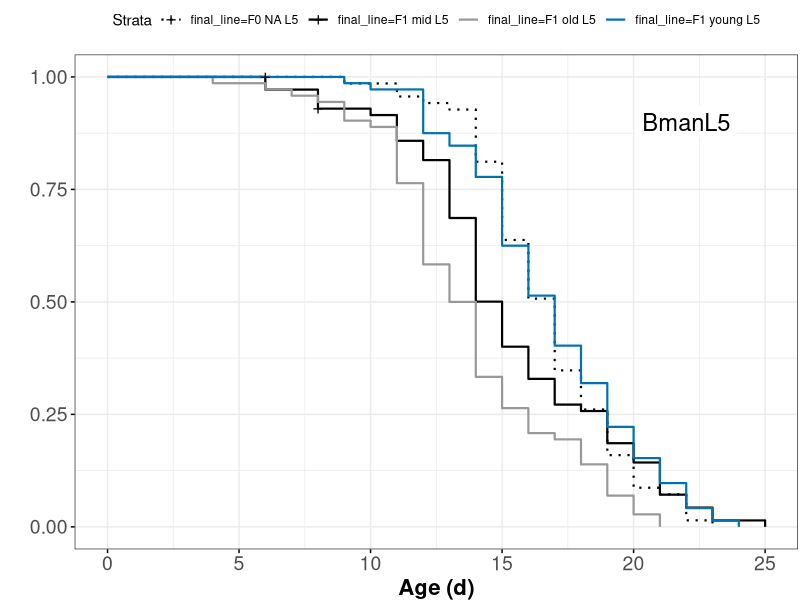
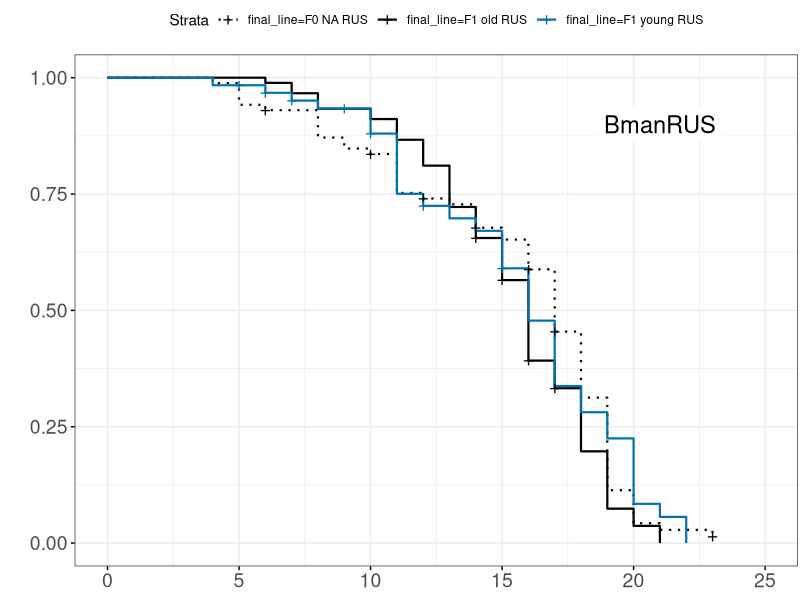
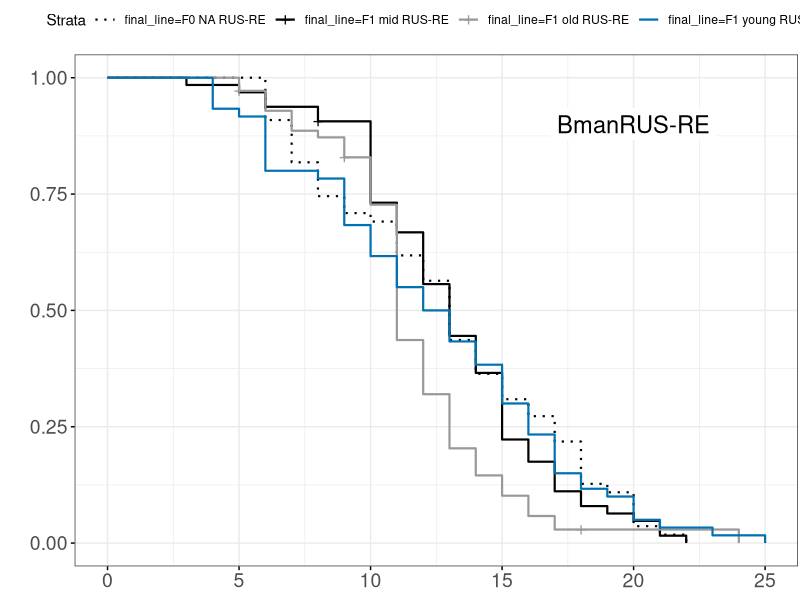
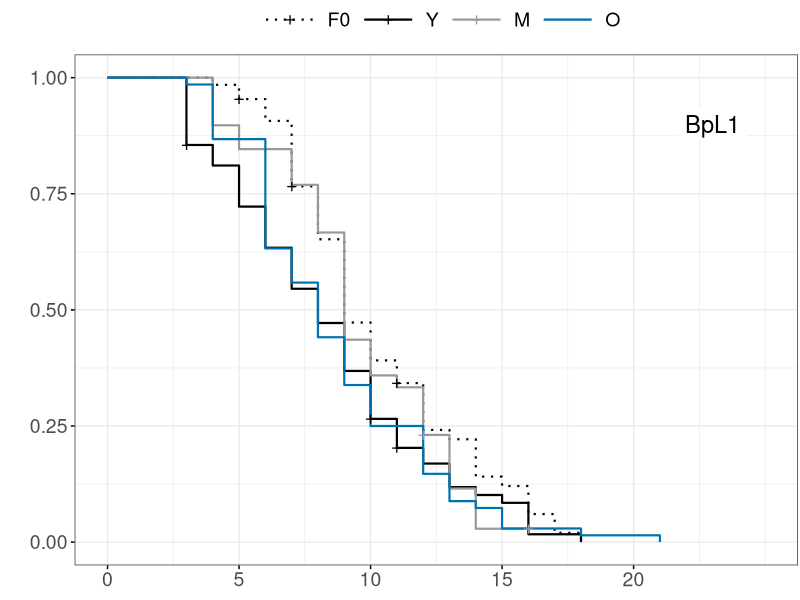

Generate these figures, in order, with R: (Note: this script raises an error after producing the figures.)
# Code for creating survivorship curves, survivorship summary statistics, log-rank/Mantel-Haenszel tests

# Required packages:
library(tidyverse)
library(reshape2)
library(survival)
library(survminer)
library(car)

# Loading and reformatting data--------------------------------------------------------------------

surv_data <- read_csv("survival.csv")

# Changing the order of the factors
surv_data <- surv_data[with(surv_data, order(generation, maternal_age, strain)),]

# Pulling out the censor column, which we will need later
censor <- surv_data$censor
surv_data <- surv_data[,-34]

# Modifying the dataset from wide to long format (needed for plotting and analysis):
surv_long <- melt(data = surv_data, 
                  id.vars = c("generation", "maternal_age", "strain", 
                              "plate", "well"),
                  variable.name = "day",
                  value.name = "dead_alive")

# Survival analysis---------------------------------------------------------------------------------

# Calculate survival times for each individual
survival_data_per_ind <- surv_long %>%
  group_by(generation, maternal_age, strain, plate, well) %>%
  summarize(surv_time = sum(dead_alive, na.rm = TRUE))

# Adding the censor column back and renaming it
survival_data_per_ind <- cbind(survival_data_per_ind, censor)

survival_data_per_ind <- rename(survival_data_per_ind, "censor" = "...7")

# Making a column with combined full sample information: generation, maternal age, and strain (useful for analysis and plotting later)
survival_data_per_ind$final_line <- paste(survival_data_per_ind$generation,
                                          survival_data_per_ind$maternal_age,
                                          survival_data_per_ind$strain)

# Creating a dataset that does not include censored individuals (for summary statistics)
surv_data_no_censor <-  filter(survival_data_per_ind, censor != 0)

# Calculating summary statistics
surv_summary <- surv_data_no_censor %>%
  group_by(generation, maternal_age, strain) %>%
  summarize(
    mean=mean(surv_time, na.rm = TRUE), 
    SE=sd(surv_time, na.rm =TRUE)/sqrt(length(!is.na(surv_time))),
    n=length(surv_time))
surv_summary

# Conducting log-rank/Mantel-Haenszel tests on the dataset that includes censored individuals
# Comparing Y and 0 and Y and M cohorts within each strain

# BmanL5 strain: -------------------------------------------------------
surv_L5 <-  filter(survival_data_per_ind, strain == "L5")

# Y vs. M cohort:
surv_L5_M <- filter(surv_L5, maternal_age != "10") # excluding 0 cohort

L5_M <- survdiff(Surv(surv_time, censor) ~ maternal_age, data = surv_L5_M)
1 - pchisq(L5_M$chisq, length(L5_M$n) - 1) # calculating p-value using the chi-squared distribution

# Y vs. O cohort:
surv_L5_O <- filter(surv_L5, maternal_age != "6") # excluding M cohort

L5_O <- survdiff(Surv(surv_time, censor) ~ maternal_age, data = surv_L5_O)
1 - pchisq(L5_O$chisq, length(L5_O$n) - 1)

# BmanRUS strain: -------------------------------------------------------
surv_RUS <-  filter(survival_data_per_ind, strain == "RUS")

# There was no M cohort for this strain
# Y vs. O cohort:
surv_RUS_O <- filter(surv_RUS, generation != "F0") # excluding F0 generation data

RUS_O <- survdiff(Surv(surv_time, censor) ~ maternal_age, data = surv_RUS_O)
1 - pchisq(RUS_O$chisq, length(RUS_O$n) - 1)

# BmanRUS-RE strain: -------------------------------------------------------
surv_RUS_RE <- filter(survival_data_per_ind, strain == "RUS-RE")

# Y vs. M cohort:
surv_RUS_RE_M <- filter(surv_RUS_RE, maternal_age != "10") # excluding O cohort

RUS_RE_M <- survdiff(Surv(surv_time, censor) ~ maternal_age, data = surv_RUS_RE_M)
1 - pchisq(RUS_RE_M$chisq, length(RUS_RE_M$n) - 1)

# Y vs. O cohort:
surv_RUS_RE_O <- filter(surv_RUS_RE, maternal_age != "6") # excluding M cohort

RUS_RE_O <- survdiff(Surv(surv_time, censor) ~ maternal_age, data = surv_RUS_RE_O)
1 - pchisq(RUS_RE_O$chisq, length(RUS_RE_O$n) - 1)

# BpL1 strain: -------------------------------------------------------
surv_BpL1 <- filter(survival_data_per_ind, strain == "BpL1")

# Y vs. M cohort:
surv_Bp_M <- filter(surv_BpL1, maternal_age != "9") # excluding O cohort

Bp_M <- survdiff(Surv(surv_time, censor) ~ maternal_age, data = surv_Bp_M)
1 - pchisq(Bp_M$chisq, length(Bp_M$n) - 1)

# Y vs. O cohort:
surv_Bp_O <- filter(surv_BpL1, maternal_age != "6") # excluding M cohort

Bp_O <- survdiff(Surv(surv_time, censor) ~ maternal_age, data = surv_Bp_O)
1 - pchisq(Bp_O$chisq, length(Bp_O$n) - 1)

# Plotting survivorship curves----------------------------------------------------------------------
# The following code should fully reproduce the manuscript figure (multipanel plot of survivorship curves)

# BmanL5 strain:-----------------------------------------------------
fit_L5 <- survfit(Surv(surv_time, censor) ~ final_line, data = surv_L5)

print(fit_L5)
summary(fit_L5)

surv_L5 <- ggsurvplot(
  fit_L5,
  data = surv_L5,
  linetype = c("dotted","solid","solid", "solid"),
  palette = c("black", "black", "#999999", "#0072B2"),
  size = 0.75,
  conf.int = FALSE,        
  pval = FALSE,             
  ggtheme = theme_bw(),      
  xlab = "Age (d)",
  xlim = c(0,25),
  ylab = "",
  font.tickslab = c(14),
  font.x = c(16, "bold"))

surv_L5$plot <- surv_L5$plot + theme(plot.margin = unit(c(0,0.1,0,0.5), "lines"))

surv_L5$plot <- surv_L5$plot +  geom_label(
  label="BmanL5", 
  size = 6,
  x=22,
  y=0.9,
  label.size = 0,
  color = "black")
surv_L5

# BmanRUS strain:-----------------------------------------------------
fit_RUS <- survfit(Surv(surv_time, censor) ~ final_line, data = surv_RUS)

print(fit_RUS)
summary(fit_RUS)

surv_RUS <- ggsurvplot(
  fit_RUS,
  data = surv_RUS,
  linetype = c("dotted","solid", "solid"),
  palette = c("black", "black", "#0072B2"),
  size = 0.75,        
  conf.int = FALSE,       
  pval = FALSE,           
  ggtheme = theme_bw(), 
  xlab = element_blank(),
  xlim = c(0,25),
  ylab = "",
  font.tickslab = c(14))

surv_RUS$plot <- surv_RUS$plot + theme(plot.margin = unit(c(0,0.1,0,0.5), "lines"))

surv_RUS$plot <- surv_RUS$plot +  geom_label(
  label="BmanRUS", 
  size = 6,
  x=21,
  y=0.9,
  label.size = 0,
  color = "black")
surv_RUS

# BmanRUS-RE strain:-----------------------------------------------------
fit_RUS_RE <- survfit(Surv(surv_time, censor) ~ final_line, data = surv_RUS_RE)

print(fit_RUS_RE)
summary(fit_RUS_RE)

surv_RUS_RE <- ggsurvplot(
  fit_RUS_RE,
  data = surv_RUS_RE,
  linetype = c("dotted","solid","solid", "solid"),
  palette = c("black", "black","#999999", "#0072B2"),
  size = 0.75,     
  conf.int = FALSE, 
  pval = FALSE,        
  ggtheme = theme_bw(),   
  xlab = element_blank(),
  xlim = c(0,25),
  ylab = "",
  font.tickslab = c(14))

surv_RUS_RE$plot <- surv_RUS_RE$plot + theme(plot.margin = unit(c(0,0.1,0,0.5), "lines"))

surv_RUS_RE$plot <- surv_RUS_RE$plot +  geom_label(
  label="BmanRUS-RE", 
  size = 6,
  x=20,
  y=0.9,
  label.size = 0,
  color = "black")
surv_RUS_RE

# BpL1 strain:-----------------------------------------------------
fit_BpL1 <- survfit(Surv(surv_time, censor) ~ final_line, data = surv_BpL1)

print(fit_BpL1)
summary(fit_BpL1)

surv_BpL1 <- ggsurvplot(
  fit_BpL1,
  data = surv_BpL1,
  linetype = c("dotted","solid","solid", "solid"),
  palette = c("black", "black","#999999", "#0072B2"),
  size = 0.75,             
  conf.int = FALSE,     
  pval = FALSE,         
  ggtheme = theme_bw(),
  xlab = element_blank(),
  xlim = c(0,25),
  ylab = "",
  legend.title = "",
  legend.labs = c("F0", "Y", "M", "O"),
  font.tickslab = c(14),
  font.x = c(16, "bold"))

surv_BpL1$plot <- surv_BpL1$plot + theme(legend.key.width = unit(3, "line"),
                                         legend.direction = "horizontal",
                                         plot.margin = unit(c(0,0.1,0,0.5), "lines"),
                                         legend.text=element_text(size=14))

surv_BpL1$plot <- surv_BpL1$plot +  geom_label(
  label="BpL1", 
  size = 6,
  x=23,
  y=0.9,
  label.size = 0,
  color = "black")
surv_BpL1

# Creating the multipanel plot:------------------------------

tiff("surv_curves.tiff", units="in", width=5, height=11, res=1200)

surv_curves <- ggarrange(surv_BpL1$plot, surv_RUS$plot, surv_RUS_RE$plot, surv_L5$plot, 
                         # heights = c(2, 0.7),
                         ncol = 1, nrow = 4,
                         #labels = c("A", "B","C","D"),
                         font.label = list(size = 18),
                         common.legend = TRUE, legend = "top")

annotate_figure(surv_curves, left = textGrob("Survival probability", rot = 90, gp = gpar(fontsize = 16, fontface = 'bold')))

dev.off()
